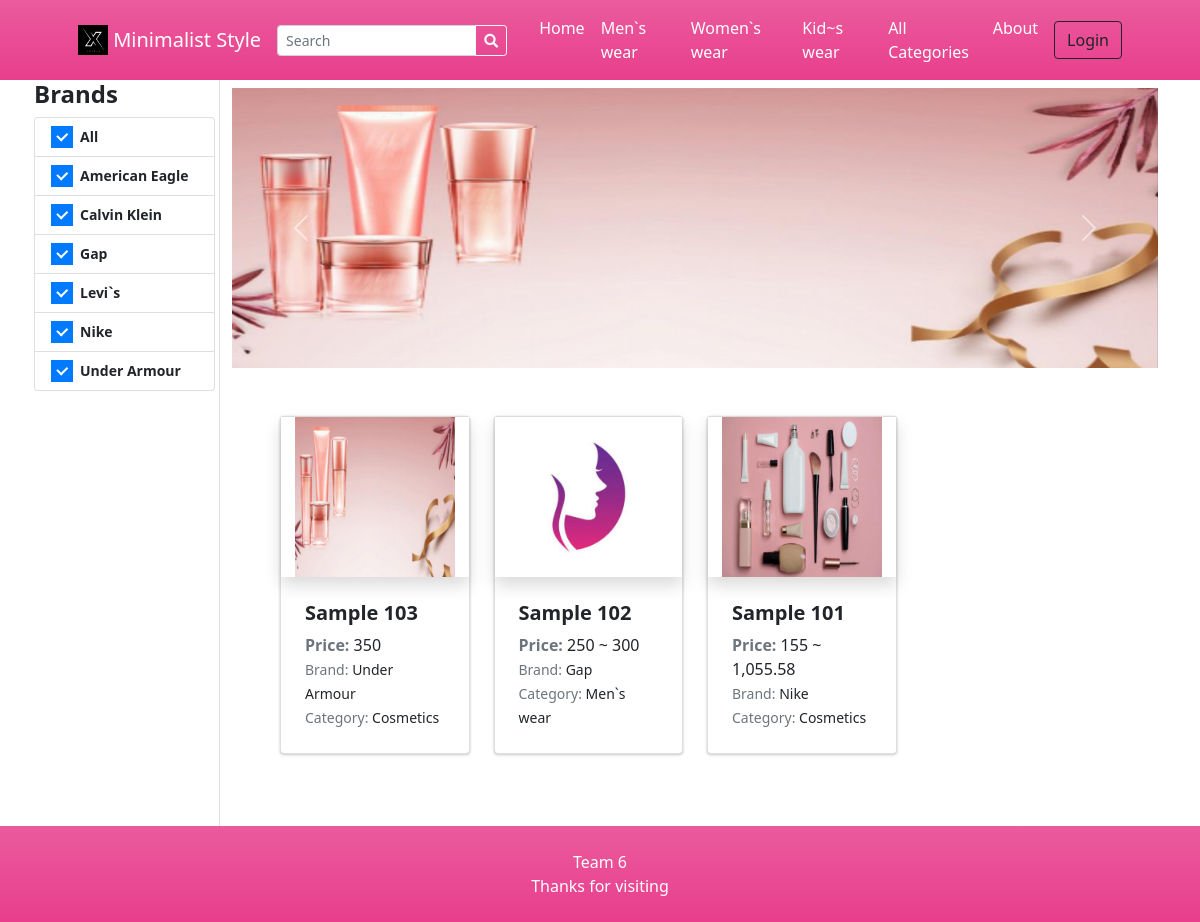
The page / on the database its author committed.
### tables this page shows
CREATE TABLE `categories` (
  `id` int(30) NOT NULL,
  `category` varchar(250) NOT NULL,
  `description` text DEFAULT NULL,
  `status` tinyint(1) NOT NULL DEFAULT 1,
  `delete_flag` tinyint(1) NOT NULL DEFAULT 0,
  `date_created` datetime NOT NULL DEFAULT current_timestamp()
);

CREATE TABLE `brands` (
  `id` int(30) NOT NULL,
  `name` varchar(250) NOT NULL,
  `description` text DEFAULT NULL,
  `image_path` text DEFAULT NULL,
  `status` tinyint(1) NOT NULL DEFAULT 1,
  `delete_flag` tinyint(1) NOT NULL DEFAULT 0,
  `date_created` datetime NOT NULL DEFAULT current_timestamp()
);

CREATE TABLE `products` (
  `id` int(30) NOT NULL,
  `brand_id` int(30) NOT NULL,
  `category_id` int(30) NOT NULL,
  `name` varchar(250) NOT NULL,
  `specs` text NOT NULL,
  `status` tinyint(1) NOT NULL DEFAULT 1,
  `delete_flag` tinyint(1) NOT NULL DEFAULT 0,
  `date_created` datetime NOT NULL DEFAULT current_timestamp()
);

### classes/DBConnection.php (called while the page is built, shortened)
<?php
class DBConnection{
    private $host = DB_SERVER;
    private $username = DB_USERNAME;
    private $password = DB_PASSWORD;
    private $database = DB_NAME;
    public $conn;
    public function __construct(){
        if (!isset($this->conn)) {
            $this->conn = new mysqli($this->host, $this->username, $this->password, $this->database);
        }
    }
}
?>

### classes/SystemSettings.php (called while the page is built, shortened)
<?php
class SystemSettings extends DBConnection{
	function userdata($field = ''){
		if(!empty($field)){
			if(isset($_SESSION['userdata'][$field]))
				return $_SESSION['userdata'][$field];
			else
				return null;
		}else{
			return false;
		}
	}
	function info($field=''){
		if(!empty($field)){
			if(isset($_SESSION['system_info'][$field]))
				return $_SESSION['system_info'][$field];
			else
				return false;
		}else{
			return false;
		}
	}
}
$_settings = new SystemSettings();
?>

### config.php (called while the page is built, shortened)
<?php
require_once('classes/DBConnection.php');
require_once('classes/SystemSettings.php');
function validate_image($file){
	if(!empty($file)){
        $ex = explode("?",$file);
        $file = $ex[0];
        $ts = isset($ex[1]) ? "?".$ex[1] : '';
		if(is_file(base_app.$file)){
			return base_url.$file.$ts;
		}else{
			return base_url.'dist/img/no-image-available.png';
		}
	}else{
		return base_url.'dist/img/no-image-available.png';
	}
}
function format_num($number = '' , $decimal = ''){
    if(is_numeric($number)){
        $ex = explode(".",$number);
        $decLen = isset($ex[1]) ? strlen($ex[1]) : 0;
        if(is_numeric($decimal)){
            return number_format($number,$decimal);
        }else{
            return number_format($number,$decLen);
        }
    }else{
        return "Invalid Input";
    }
}
?>

### home.php (the view, shortened to what this page needs)
<section class="py-0">
    <div class="container">
    <div class="row">
        <div class="col-lg-2 px-1 border-right text-sm position-sticky ">
            <h4><b>Brands</b></h4>
            <ul class="list-group">
                <a href="" class="list-group-item list-group-item-action">
                    <div class="icheck-primary d-inline">
                        <label for="brandAll">
                             All
                        </label>
                    </div>
                </a>
                <?php
                $qry = $conn->query("SELECT * FROM brands where status =1 order by name asc");
                while($row=$qry->fetch_assoc()):
                ?>
                <li class="list-group-item list-group-item-action">
                    <div class="icheck-primary d-inline">
                        <label for="brand-item-<?php echo $row['id'] ?>">
                                <?php echo $row['name'] ?>
                        </label>
                    </div>
                </li>
                <?php endwhile; ?>
            </ul>
        </div>
        <div class="col-lg-10 py-2">
            <div class="row">
                <div class="col-md-12">
                    <div id="carouselExampleControls" class="carousel slide bg-dark" data-ride="carousel">
                        <div class="carousel-inner">
                            <?php
                                $upload_path = "uploads/banner";
                                if(is_dir(base_app.$upload_path)):
                                $file= scandir(base_app.$upload_path);
                                $_i = 0;
                                    foreach($file as $img):
                                        if(in_array($img,array('.','..')))
                                            continue;
                                $_i++;
                            ?>
                            <div class="carousel-item h-100 <?php echo $_i == 1 ? "active" : '' ?>">
                                <img src="<?php echo validate_image($upload_path.'/'.$img) ?>" class="d-block w-100  h-100" alt="<?php echo $img ?>">
                            </div>
                            <?php endforeach; ?>
                            <?php endif; ?>
                        </div>
                        <button class="carousel-control-prev" type="button" data-target="#carouselExampleControls" data-slide="prev">
                            <span class="carousel-control-prev-icon" aria-hidden="true"></span>
                        </button>
                        <button class="carousel-control-next" type="button" data-target="#carouselExampleControls" data-slide="next">
                            <span class="carousel-control-next-icon" aria-hidden="true"></span>
                        </button>
                        </div>
                </div>
            </div>
            <div class="container px-4 px-lg-5 mt-5">
                <div class="row gx-4 gx-lg-4 row-cols-md-3 row-cols-xl-4 ">
                    <?php
                        $where = "";
                        $products = $conn->query("SELECT p.*,b.name as bname,c.category FROM `products` p inner join brands b on p.brand_id = b.id inner join categories c on p.category_id = c.id where p.status = 1 {$where} order by rand() ");
                        while($row = $products->fetch_assoc()):
                            $upload_path = base_app.'/uploads/product_'.$row['id'];
                            $img = "";
                            if(is_dir($upload_path)){
                                $fileO = scandir($upload_path);
                                if(isset($fileO[2]))
                                    $img = "uploads/product_".$row['id']."/".$fileO[2];
                            }
                            foreach($row as $k=> $v){
                                $row[$k] = trim(stripslashes($v));
                            }
                            $inventory = $conn->query("SELECT distinct(`price`) FROM inventory where product_id = ".$row['id']." order by `price` asc");
                            $inv = array();
                            while($ir = $inventory->fetch_assoc()){
                                $inv[] = format_num($ir['price']);
                            }
                            $price = '';
                            if(isset($inv[0]))
                            $price .= $inv[0];
                            if(count($inv) > 1){
                            $price .= " ~ ".$inv[count($inv) - 1];
                            }
                    ?>
                    <div class="col mb-5">
                        <a class="card product-item text-reset text-decoration-none" href=".?p=view_product&id=<?php echo md5($row['id']) ?>">
                            <div class="overflow-hidden shadow product-holder">
                            <img class="card-img-top w-100 product-cover" src="<?php echo validate_image($img) ?>" alt="..." />
                            </div>
                            <div class="card-body p-4">
                                <div class="">
                                    <h5 class="fw-bolder"><?php echo $row['name'] ?></h5>
                                        <span><b class="text-muted">Price: </b><?php echo $price ?></span>
                                </div>
                                <p class="m-0"><small><span class="text-muted">Brand:</span> <?php echo $row['bname'] ?></small></p>
                                <p class="m-0"><small><span class="text-muted">Category:</span> <?php echo $row['category'] ?></small></p>
                            </div>
                        </a>
                    </div>
                    <?php endwhile; ?>
                </div>
            </div>
        </div>
    </div>
    </div>
</section>

### inc/topBarNav.php (shortened to what this page needs)
<nav class="navbar navbar-expand-lg navbar-dark bg-gradient-pink">
            <div class="container px-4 px-lg-5 ">
                <a class="navbar-brand" href="./">
                <img src="<?php echo validate_image($_settings->info('logo')) ?>" width="30" height="30" class="d-inline-block align-top" alt="" loading="lazy">
                <?php echo $_settings->info('short_name') ?>
                </a>
                <form class="form-inline" id="search-form">
                  <div class="input-group">
                    <input class="form-control form-control-sm form " type="search" placeholder="Search" aria-label="Search" name="search"  value="<?php echo isset($_GET['search']) ? $_GET['search'] : "" ?>"  aria-describedby="button-addon2">
                    <div class="input-group-append">
                      <button class="btn btn-outline-light btn-sm m-0" type="submit" id="button-addon2"><i class="fa fa-search"></i></button>
                    </div>
                  </div>
                </form>
                <div class="collapse navbar-collapse" id="navbarSupportedContent">
                    <ul class="navbar-nav me-auto mb-2 mb-lg-0 ms-lg-4">
                        <li class="nav-item"><a class="nav-link text-white" aria-current="page" href="./">Home</a></li>
                        <?php
                        $cat_qry = $conn->query("SELECT * FROM categories where status = 1  limit 3");
                        $count_cats =$conn->query("SELECT * FROM categories where status = 1 ")->num_rows;
                        while($crow = $cat_qry->fetch_assoc()):
                        ?>
                        <li class="nav-item"><a class="nav-link text-white" aria-current="page" href="./?p=products&c=<?php echo md5($crow['id']) ?>"><?php echo $crow['category'] ?></a></li>
                        <?php endwhile; ?>
                        <?php if($count_cats > 3): ?>
                        <li class="nav-item"><a class="nav-link text-white" href="./?p=view_categories">All Categories</a></li>
                        <?php endif; ?>
                        <li class="nav-item"><a class="nav-link text-white" href="./?p=about">About</a></li>
                    </ul>
                    <div class="d-flex align-items-center">
                      <?php if($_settings->userdata('id') > 0 && $_settings->userdata('login_type') == 2): ?>
                        <a class="text-dark mr-2 nav-link text-white" href="./?p=cart">
                            <i class="bi-cart-fill me-1"></i>
                            Cart
                            <span class="badge bg-dark text-white ms-1 rounded-pill" id="cart-count">
                              <?php
                                $count = $conn->query("SELECT SUM(quantity) as items from `cart` where client_id =".$_settings->userdata('id'))->fetch_assoc()['items'];
                                echo ($count > 0 ? $count : 0);
                              ?>
                            </span>
                        </a>
                            <a href="./?p=my_account" class="text-dark  nav-link text-white"><b> Hi, <?php echo $_settings->userdata('firstname')?>!</b></a>
                            <a href="logout.php" class="text-dark  nav-link text-white"><i class="fa fa-sign-out-alt"></i></a>
                        <?php else: ?>
                        <button class="btn btn-outline-dark ml-2" id="login-btn" type="button">Login</button>
                        <?php endif; ?>
                    </div>
                </div>
            </div>
        </nav>

### home.php (style rules this page uses)
.carousel-item>img { object-fit:fill !important; }
#carouselExampleControls .carousel-inner { height:280px !important; }

### rows shown on the page
categories: category "Men`s wear"
categories: category "Women`s wear"
categories: category "Kid~s wear"
brands: name "American Eagle"
brands: name "Calvin Klein"
brands: name "Gap"
brands: name "Levi`s"
brands: name "Nike"
brands: name "Under Armour"
products: shows a picture, name "Sample 103", price "350", brand.name "Under Armour", category.category "Cosmetics"
products: shows a picture, name "Sample 102", price "250 ~ 300", brand.name "Gap", category.category "Men`s wear"
products: shows a picture, name "Sample 101", price "155 ~ 1,055.58", brand.name "Nike", category.category "Cosmetics"

### other values the page prints
$_settings->info('short_name') "Minimalist Style"
